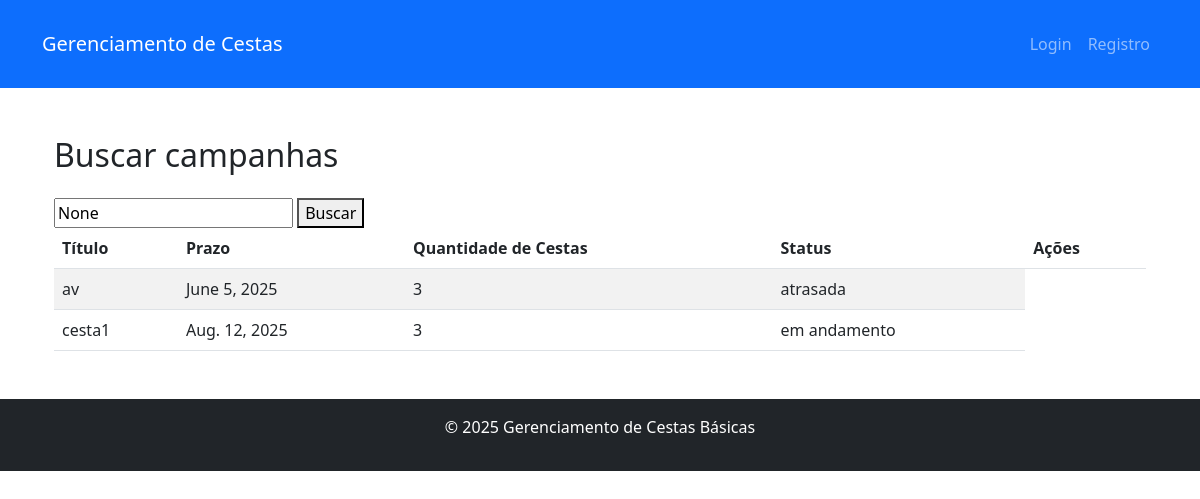
The app's page /home/campanhas/ with its own data.
### gerenciador/models.py (models this page shows)
class TbCampanhas(models.Model):
    ID_Campanha = models.AutoField(primary_key=True, null= False)
    Titulo = models.CharField(max_length= 255, null= False)
    Prazo = models.DateField(null= False)
    Quantidade_Cestas = models.PositiveIntegerField(null= False)
    STATUS_CHOICES = [
        ('em andamento', 'Em andamento'),
        ('concluida', 'Concluída'),
        ('atrasada', 'Atrasada'),
        ('concluida com atraso', 'Concluída com atraso'),
    ]
    status = models.CharField(max_length=20, choices=STATUS_CHOICES, default='em andamento')
    Id_Cesta = models.ForeignKey(TbModelo_Cesta, verbose_name=("Modelo_cesta"), on_delete=models.CASCADE)

### gerenciador/views.py (the view)
def buscar_campanhas(request):
    query = request.GET.get('q')
    Campanhas = TbCampanhas.objects.all()
    if query:
        Campanhas = Campanhas.filter(Titulo__icontains=query)
    return render(request, 'campanhas.html', {'campanhas': Campanhas, 'query': query})

### gerenciador/templates/campanhas.html (shortened to what this page needs)
{% extends 'base.html' %}
{% block content %}
    <div class="container">
        <h2 class="mb-4">Buscar campanhas</h2>
        <form method="get" action="{% url 'campanhas' %}">
            <input type="text" name="q" placeholder="Digite o nome da campanha" value="{{ query }}">
            <button type="submit">Buscar</button>
        </form>
        {% if campanhas %}
            <table class="table table-striped">
                <thead>
                    <tr>
                        <th>Título</th>
                        <th>Prazo</th>
                        <th>Quantidade de Cestas</th>
                        <th>Status</th>
                        <th>Ações</th>
                    </tr>
                </thead>
                <tbody>
                    {% for campanha in campanhas %}
                        <tr>
                            <td>{{ campanha.Titulo }}</td>
                            <td>{{ campanha.Prazo }}</td>
                            <td>{{ campanha.Quantidade_Cestas }}</td>
                            <td>{{ campanha.status }}</td>
                        </tr>
                    {% endfor %}
                </tbody>
            </table>
        {% else %}
            <p class="text-muted">Nenhuma campanha cadastrada.</p>
        {% endif %}
    </div>
{% endblock %}

### records on screen
TbCampanhas: Titulo "av", Prazo "June 5, 2025", Quantidade_Cestas "3", status "atrasada"
TbCampanhas: Titulo "cesta1", Prazo "Aug. 12, 2025", Quantidade_Cestas "3", status "em andamento"
